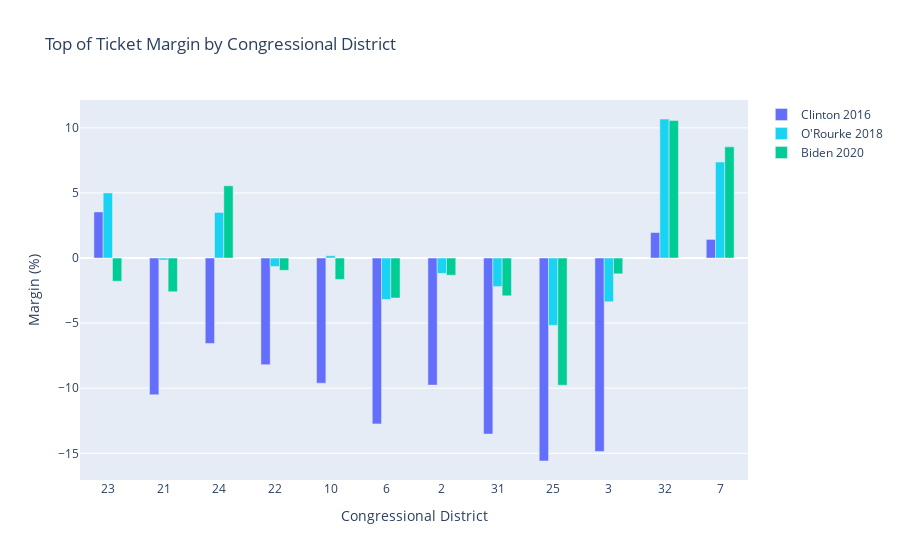

Notebook code cell kept with this figure:
### Code cell
fig = go.Figure()
fig.add_trace(go.Bar(x=data['CD'], y=data['2016 PRES'],
                    name='Clinton 2016'))
fig.add_trace(go.Bar(x=data['CD'], y=data['2018 SEN'],
                    name="O'Rourke 2018",marker_color='#19D3F3'))
fig.add_trace(go.Bar(x=data['CD'], y=data['2020 PRES'],
                    name="Biden 2020"))
fig.update_xaxes(type='category',title_text='Congressional District')
fig.update_yaxes(title_text='Margin (%)')
fig.update_layout(title='Top of Ticket Margin by Congressional District',
                 barmode='group',bargap=0.5)
fig.show()
fig.write_html("bar4.html")

### Figure 1 — Plotly figure (JSON) as saved in the notebook; plotly's stock layout.template omitted (floating-point values rounded to 4 significant figures)
{"data": [{"name": "Clinton 2016", "type": "bar", "x": ["23", "21", "24", "22", "10", "6", "2", "31", "25", "3", "32", "7"], "y": ["3.54%", "-10.50%", "-6.56%", "-8.19%", "-9.61%", "-12.74%", "-9.76%", "-13.52%", "-15.59%", "-14.86%", "1.96%", "1.43%"]}, {"marker": {"color": "#19D3F3"}, "name": "O'Rourke 2018", "type": "bar", "x": ["23", "21", "24", "22", "10", "6", "2", "31", "25", "3", "32", "7"], "y": ["5.00%", "-0.15%", "3.50%", "-0.65%", "0.18%", "-3.18%", "-1.18%", "-2.19%", "-5.17%", "-3.36%", "10.68%", "7.38%"]}, {"name": "Biden 2020", "type": "bar", "x": ["23", "21", "24", "22", "10", "6", "2", "31", "25", "3", "32", "7"], "y": ["-1.78%", "-2.59%", "5.55%", "-0.94%", "-1.64%", "-3.07%", "-1.32%", "-2.90%", "-9.77%", "-1.21%", "10.57%", "8.54%"]}], "layout": {"bargap": 0.5, "barmode": "group", "title": {"text": "Top of Ticket Margin by Congressional District"}, "xaxis": {"title": {"text": "Congressional District"}, "type": "category"}, "yaxis": {"title": {"text": "Margin (%)"}}}}
